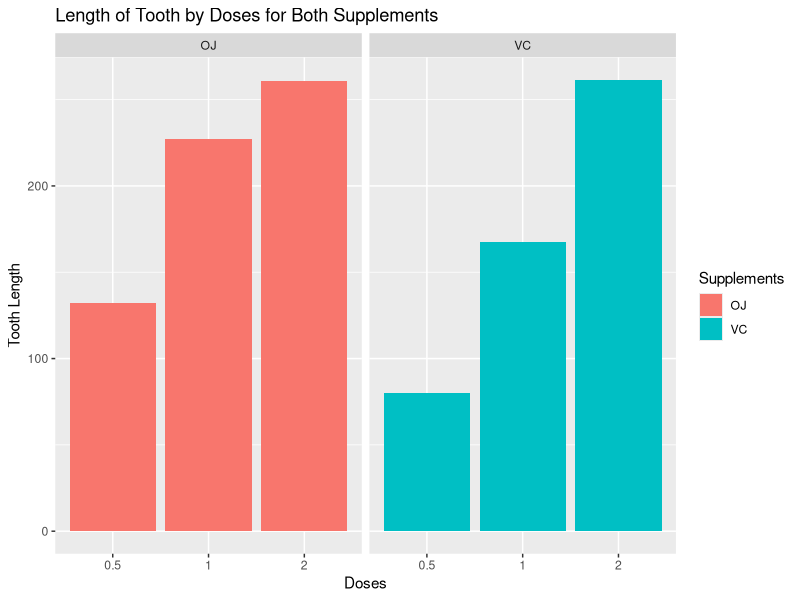

The R source for this figure:
## ---- chunk 1
library("ggplot2")
## ---- chunk 2
data("ToothGrowth")
## ---- chunk 3
str(ToothGrowth)
## ---- chunk 4
summary(ToothGrowth)
## ---- chunk 5
ToothGrowth$dose <- as.factor(ToothGrowth$dose)
## ---- chunk 6
#Convert dose column from numeric to factor
ToothGrowth$dose <- as.factor(ToothGrowth$dose)

g <- ggplot(ToothGrowth, aes(x = dose, y = len, fill = supp)) 
g <- g + geom_col() 
g <- g + labs(title = "Length of Tooth by Doses for Both Supplements", x = "Doses", y = "Tooth Length", fill="Supplements" ) 
g <- g + facet_grid(~supp, scales = "free")
g
## ---- chunk 7
t.test(len ~ supp, data = ToothGrowth)$conf.int
t.test(len ~ supp, data = ToothGrowth)$p.value
## ---- chunk 8
dose0.5_1.0 <- subset(ToothGrowth, dose %in% c(0.5, 1.0))
## ---- chunk 9
t.test(len ~ dose, data = dose0.5_1.0)$conf.int
t.test(len ~ dose, data = dose0.5_1.0)$p.value
## ---- chunk 10
dose0.5_2.0 <- subset(ToothGrowth, dose %in% c(0.5, 2.0))
## ---- chunk 11
t.test(len ~ dose, data = dose0.5_2.0)$conf.int
t.test(len ~ dose, data = dose0.5_2.0)$p.value
## ---- chunk 12
dose1.0_2.0 <- subset(ToothGrowth, dose %in% c(1.0, 2.0))
## ---- chunk 13
t.test(len ~ dose, data = dose1.0_2.0)$conf.int
t.test(len ~ dose, data = dose1.0_2.0)$p.value
